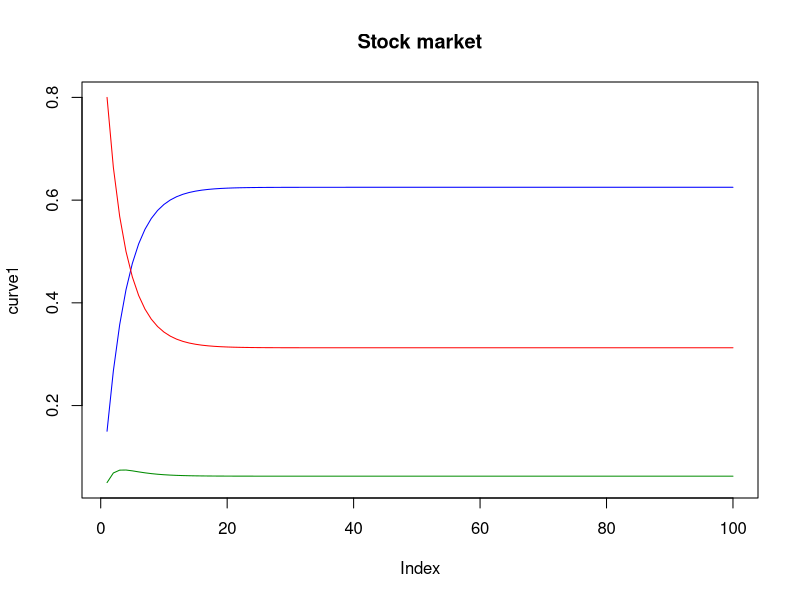

Write R code to recreate this figure. (Note: this script raises an error after producing the figure.)
# Markov Chain example - Stockmarket, Snakes and Ladders, etc.
# ------------------------------------------------------------
# http://datagenetics.com/blog/november12011/
# http://www.r-bloggers.com/basics-on-markov-chain-for-parents/
# http://www.r-bloggers.com/uncertainty-in-markov-chains-fun-with-snakes-and-ladders/
# http://www.natalinobusa.com/2013/01/markov-chains-for-ladders-and-snakes.html
# http://en.wikipedia.org/wiki/Snakes_and_Ladders
# http://en.wikipedia.org/wiki/Markov_chain
# http://thexbar.me/2014/10/24/raddecay/

board <- matrix(1:100, ncol=10, byrow=T)
board
dice.eyes <- sample(6, 1, replace=F)

# http://en.wikipedia.org/wiki/Markov_chain, stock market example
A <- matrix(c(0.9, 0.075, 0.025, 0.15, 0.8, 0.05, 0.25, 0.25, 0.5), ncol=3, byrow=T)
A
c(0,1,0) %*% A^3
curve1 <- numeric()
curve2 <- numeric()
curve3 <- numeric()

for (counter in 1:100) {
  matlist <- lapply(seq(1:counter), function(x) return(A))
  a <- Reduce("%*%", matlist)
  curve1 <- c(curve1, (c(0,1,0) %*% a)[1])
  matlist <- lapply(seq(1:counter), function(x) return(A))
  a <- Reduce("%*%", matlist)
  curve2 <- c(curve2, (c(0,1,0) %*% a)[2])
  matlist <- lapply(seq(1:counter), function(x) return(A))
  a <- Reduce("%*%", matlist)
  curve3 <- c(curve3, (c(0,1,0) %*% a)[3])
}


plot(curve1, type="l", col="blue", ylim=c(min(curve3), max(curve2)), main="Stock market")
lines(curve2, col="red")
lines(curve3, col="green4")

# -------------------------------------------------------------------------------------------------------------
# Snakes and ladders game
finish <- 100
# prob <- 1/6
scores <- integer(0)
ladder.from <- c(1,4,9,21,28,36,51,71,80)
ladder.to <- c(38,14,31,42,84,44,67,91,100)
snake.from <- c(98,95,93,87,64,62,56,49,48,16)
snake.to <- c(78,75,73,24,60,19,53,11,26,6)
n <- 100000
n <- 250
dice.sides <- 6
positions.list <- list()

for (counter in 1:n) {
  if (counter %% 1000 == 0)
    print(paste0(counter, " simulations done..."))
  
  pos <- 1
  roll.no <- 0
  positions <- integer(0)
  
  while (T) {
    roll.no <- roll.no + 1
    roll <- sample(dice.sides, 1) # 1/dice.sides prob.
    if ((pos + roll) %in% ladder.from) {
      pos <- ladder.to[which(ladder.from == (pos + roll))]
    } else if ((pos + roll) %in% snake.from) {
      pos <- snake.to[which(snake.from == (pos + roll))]
    } else {
      pos <- pos + roll
    }

    positions <- c(positions, pos)
    
    if (pos >= finish) {
      scores <- c(scores, roll.no)
      positions.list[[counter]] <- positions
      break
    }
  }
}

n.breaks <- 35
colors <- SetColors(gradient=T, range=n.breaks, palette.no=1, setAsPalette=F)

hist(scores, col=colors, main=paste("Snakes and Ladders - Dice throws (mean = ", round(MyMean(scores), 0),
                                      "mode = ", MyMode(scores), ")"),
     cex.lab=.8, cex.axis=.8, cex.main=.9, breaks=n.breaks, xlab="Dice throws")

op <- par()
par(mar=c(2.5,2.5,2,.8))
par(mfrow=c(2,2))
picks <- sample(n, 4, replace=F)
max.positions <- integer(0)
for (counter in picks)
  max.positions <- c(max.positions, length(positions.list[[counter]]))
for (counter in picks)
  plot(positions.list[[counter]], type="o", pch=21, bg="aquamarine", col="blueviolet",
       main=paste("Snakes and Ladders -", length(positions.list[[counter]]), "dice throws"),
       cex.lab=.7, cex.axis=.8, cex.main=1, xlab="", ylab="",
       xlim=c(0, max(max.positions)), ylim=c(0, 106))
par <- op

# TODO: The transition matrix
# http://www.r-bloggers.com/basics-on-markov-chain-for-parents-2/
n <- 100
M <- matrix(0, n + 1, n + 1 + 6)
# from n+1 starting positions (0-100 inclusive) to n+1+6 ending (includes overshooting the last position)
rownames(M) <- 0:n
colnames(M) <- 0:(n + 6)

for(i in 1:6) {
  diag(M[, (i + 1):(i + 1 + n)]) <- 1/6
}

M[, n + 1] <- apply(M[, (n + 1):(n + 1 + 6)], 1, sum)
M <- M[, 1:(n + 1)]

initial <- c(1, rep(0, n))
initial <- initial %*% M
